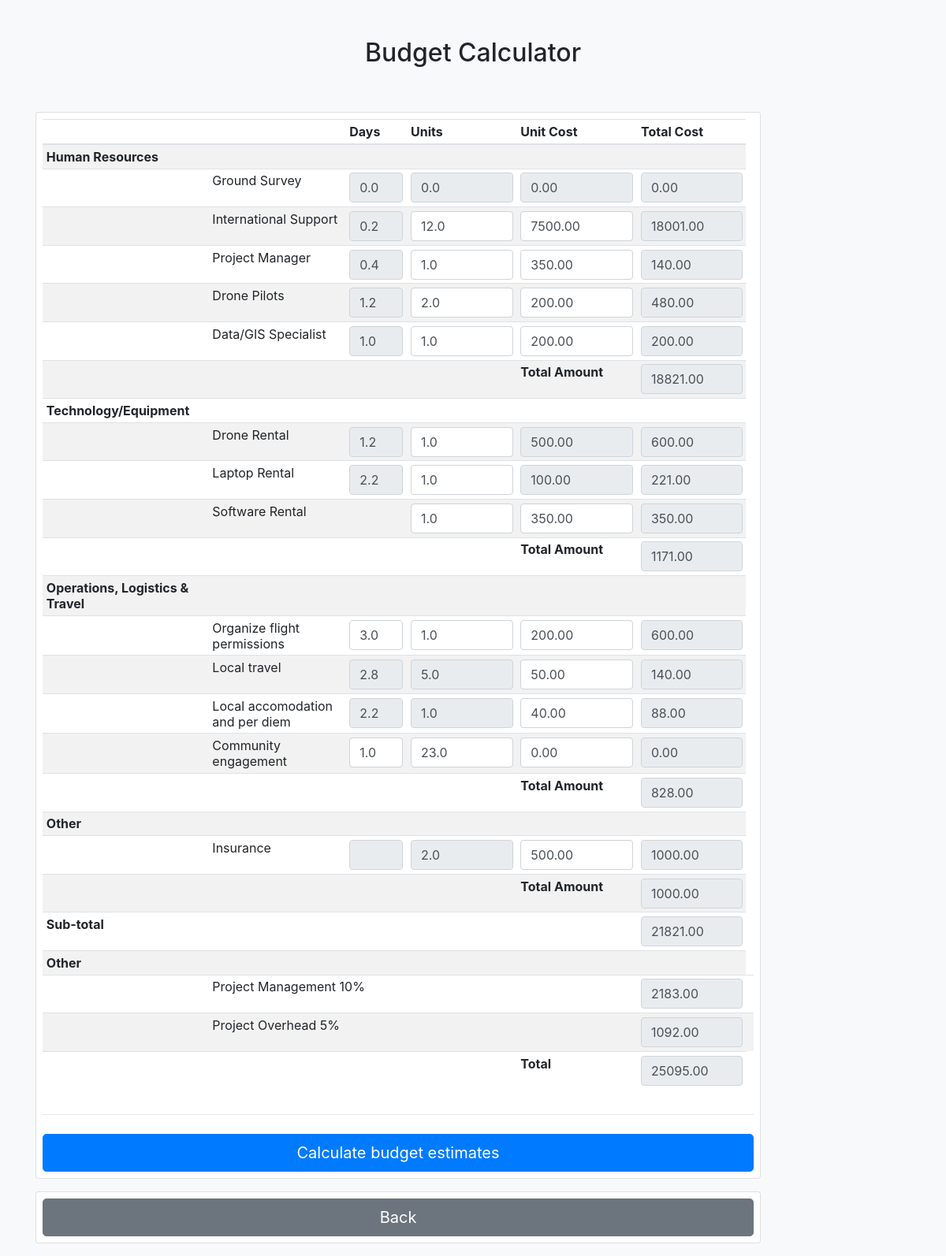
Before: /budget with the older database file.
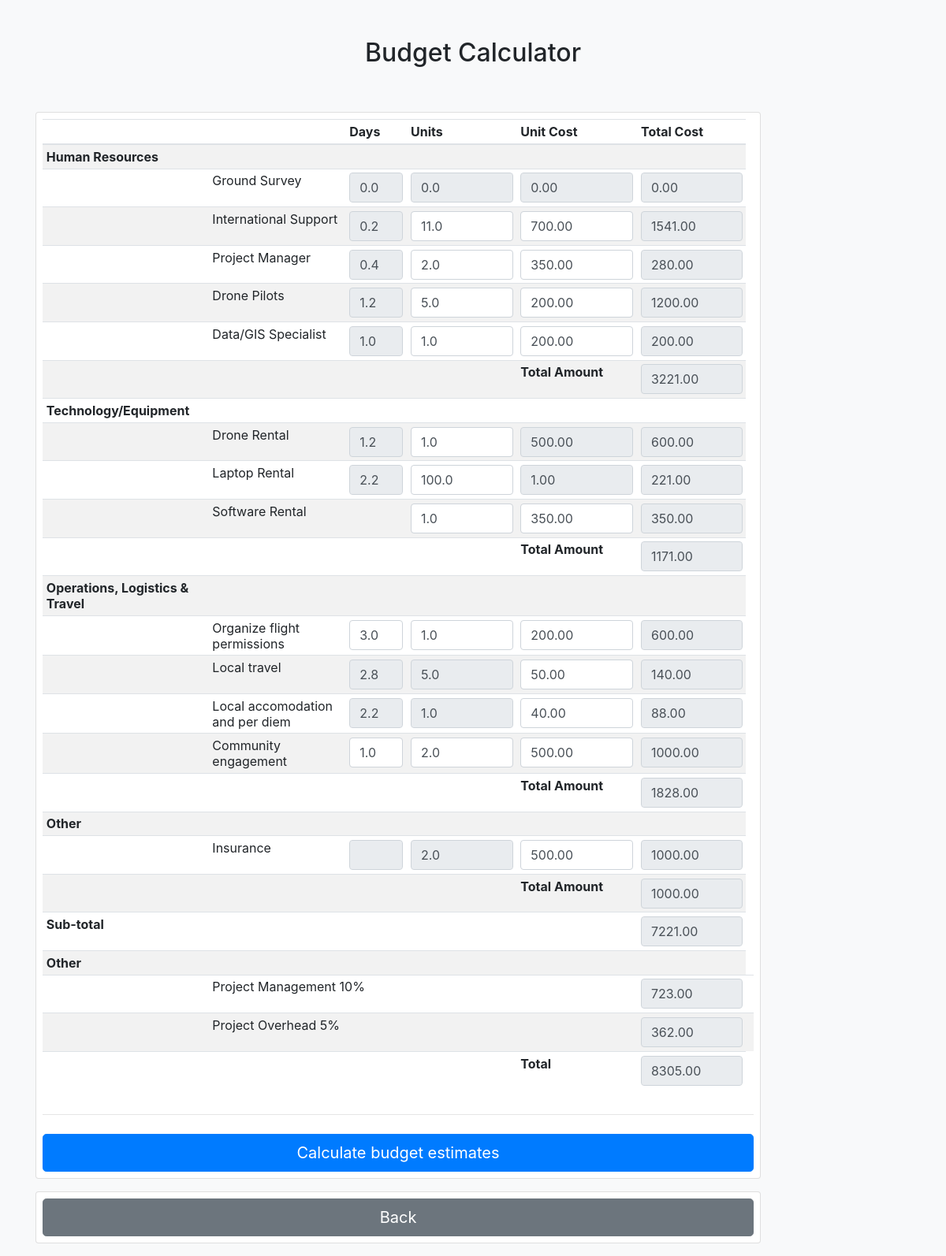
After: the same page with the newer database file.
### planner/models.py (models this page shows, shortened)
class BudgetItemCost(models.Model):
    budget_item = models.ForeignKey(BudgetItem, on_delete=models.CASCADE)
    days = models.FloatField(blank = True, null = True)
    unitCost = models.DecimalField(max_digits=10, decimal_places=2)
    units = models.FloatField(blank =True, null =True)
    totalCost = models.DecimalField(max_digits=10, decimal_places=2)

class DepartmentCost(models.Model):
    department = models.ForeignKey(Department, on_delete=models.CASCADE)
    total_Cost = models.DecimalField(max_digits=10, decimal_places=2)

class BudgetEstimate(models.Model):
    name = models.CharField(max_length=40)
    cost = models.DecimalField(max_digits=10, decimal_places=2)

class BudgetItem(models.Model):
    name = models.CharField(max_length=50)
    department = models.ForeignKey(Department, on_delete=models.CASCADE)

### planner/views.py (the view)
# urls.py: path('budget',views.budget_calc,name="budget"),
def budget_calc(request):
    if request.method == "POST":
        num_flights = request.POST["num_flights"]
        images_captured = request.POST["images_captured"]
        selected_drone_id = request.POST["selected_drone"]
        selected_drone = Drone.objects.get(id=selected_drone_id)
        print(selected_drone)
        print(images_captured)
        print(num_flights)
        budget_item_costs = BudgetItemCost.objects.all()
        department_costs = DepartmentCost.objects.all()
        budget_estimate = BudgetEstimate.objects.get(name='Total')
        budget_sub_total = BudgetEstimate.objects.get(name='SubTotal')
        cal = BudgetCalculations(num_flights, images_captured)
        cal.set_days()
        return render(
            request, "planner/budget.html"
            ,{
                "budget_item_costs": budget_item_costs,
                "department_costs": department_costs,
                "budget_estimate": budget_estimate,
                "budget_sub_total": budget_sub_total
        },)
    elif request.method == "GET":
        budget_item_costs = BudgetItemCost.objects.all()
        department_costs = DepartmentCost.objects.all()
        budget_estimate = BudgetEstimate.objects.get(name='Total')
        budget_sub_total = BudgetEstimate.objects.get(name='SubTotal')
        return render(request, "planner/budget.html"
        ,{
                "budget_item_costs": budget_item_costs,
                "department_costs": department_costs,
                "budget_estimate": budget_estimate,
                "budget_sub_total": budget_sub_total
        },)

### planner/templates/planner/budget.html (shortened to what the changed rows need)
<html>
<head>
  <link rel="stylesheet" href="https://stackpath.bootstrapcdn.com/bootstrap/4.5.0/css/bootstrap.min.css">
</head>
<body class="bg-light">
  <div class="container">
    <div class="py-5 text-center">
      <h2>Budget Calculator {{cost}} </h2>
    </div>
    <div class="row">
      <div class="col-md-10 order-md-1">
        <form action="{% url 'budget_adjustment'%}" class="card p-2 test" method="POST"> {% csrf_token %}
          <table class="table table-striped table-sm">
            <thead>
              <tr>
                <th scope="col"></th>
                <th scope="col"></th>
                <th scope="col">Days</th>
                <th scope="col">Units</th>
                <th scope="col">Unit Cost</th>
                <th scope="col">Total Cost</th>
              </tr>
            </thead>
            <tbody>
              <tr>
                <th>Human Resources</th>
              </tr>
              <tr>
                <th scope="row"></th>
              </tr>
              <tr>
                <th scope="row"></th>
                {% for budget_item_cost in budget_item_costs %}
                    {% if  budget_item_cost.budget_item.name == 'International support' %}
                <td><input type="number" class="form-control" min="0" name="international_days" max="100"  value ={{budget_item_cost.days}} readonly></td>
                <td><input type="number" class="form-control" min="0" name="international_unit" value ={{budget_item_cost.units}}></td>
                <td><input type="number" class="form-control" min="0" name="international_unit_cost" value ={{budget_item_cost.unitCost}}></td>
                <td><input type="number" class="form-control" min="0" name="international_total" readonly value ={{budget_item_cost.totalCost}}></td>
                  {% endif %}
                {% endfor %}
              </tr>
              <tr>
                <th scope="row"></th>
                {% for budget_item_cost in budget_item_costs %}
                {% if  budget_item_cost.budget_item.name == 'Project Manager' %}
                <td><input type="number" class="form-control" min="0" name="project_manager_days" max="100" readonly value={{budget_item_cost.days}}></td>
                <td><input type="number" class="form-control" min="0" name="project_manager_unit" value={{budget_item_cost.units}}></td>
                <td><input type="number" class="form-control" min="0" name="project_manager_unit_cost"  value={{budget_item_cost.unitCost}}></td>
                <td><input type="number" class="form-control" min="0" name="project_manager_total" readonly value={{budget_item_cost.totalCost}}></td>
                {% endif %}
                {% endfor %}
              </tr>
              <tr>
                <th scope="row"></th>
                {% for budget_item_cost in budget_item_costs %}
                {% if  budget_item_cost.budget_item.name == 'Drone Pilots' %}
                <td><input type="number" class="form-control" min="0" name="drone_p_days" max="100" readonly value ={{budget_item_cost.days}}></td>
                <td><input type="number" class="form-control" min="0" name="drone_p_unit" value ={{budget_item_cost.units}}></td>
                <td><input type="number" class="form-control" min="0" name="drone_p_unit_cost" value ={{budget_item_cost.unitCost}}></td>
                <td><input type="number" class="form-control" min="0" name="drone_p_total" readonly value ={{budget_item_cost.totalCost}}></td>
                {% endif %}
                {% endfor %}
              </tr>
              <tr>
                <th scope="row"></th>
              </tr>
              <tr>
                <th scope="row">Total Amount</th>
                {% for department_cost in department_costs %}
                {% if  department_cost.department.name == 'Human Resources' %}
                <td><input type="number" class="form-control" min="0" name="human_r_total" readonly value="{{department_cost.total_Cost}}"></td>
                {% endif %}
                {% endfor %}
              </tr>
              <tr>
                <th>Technology/Equipment</th>
              </tr>
              <tr>
                <th scope="row"></th>
              </tr>
              <tr>
                <th scope="row"></th>
                {% for budget_item_cost in budget_item_costs %}
                {% if  budget_item_cost.budget_item.name == 'Laptop Rental' %}
                <td><input type="number" class="form-control" min="0" name="laptop_r_days" max="100" readonly value ={{budget_item_cost.days}}></td>
                <td><input type="number" class="form-control" min="0" name="laptop_r_unit_cost" value ={{budget_item_cost.units}}></td>
                <td><input type="number" class="form-control" min="0" name="laptop_r_unit" readonly value ={{budget_item_cost.unitCost}}></td>
                <td><input type="number" class="form-control" min="0" name="laptop_r_total" readonly value ={{budget_item_cost.totalCost}}></td>
                {% endif %}
                {% endfor %}
              </tr>
              <tr>
                <th scope="row"></th>
              </tr>
              <tr>
                <th scope="row">Total Amount</th>
              </tr>
              <tr>
                <th>Operations, Logistics & Travel</th>
              </tr>
              <tr>
                <th scope="row"></th>
              </tr>
              <tr>
                <th scope="row"></th>
              </tr>
              <tr>
                <th scope="row"></th>
              </tr>
              <tr>
                <th scope="row"></th>
                {% for budget_item_cost in budget_item_costs %}
                {% if  budget_item_cost.budget_item.name == 'Community engagement' %}
                <td><input type="number" class="form-control" min="0" name="community_days" max="100" value ={{budget_item_cost.days}}></td>
                <td><input type="number" class="form-control" min="0" name="community_unit" value ={{budget_item_cost.units}}></td>
                <td><input type="number" class="form-control" min="0" name="community_unit_cost" value ={{budget_item_cost.unitCost}}></td>
                <td><input type="number" class="form-control" min="0" name="community_total" readonly value ={{budget_item_cost.totalCost}}></td>
                {% endif %}
                {% endfor %}
              </tr>
              <tr>
                <th scope="row">Total Amount</th>
                {% for department_cost in department_costs %}
                {% if  department_cost.department.name == 'Operations' %}
                <td><input type="number" class="form-control" min="0" name="operations_total" readonly value="{{department_cost.total_Cost}}"></td>
                {% endif %}
                {% endfor %}
              </tr>
              <tr>
              <th colspan='6'>Other</th>
              </tr>
              <tr>
                <th scope="row"></th>
              </tr>
              <tr>
                <th scope="row">Total Amount</th>
              </tr>
              <tr>
                <th colspan='5'>Sub-total</th>
                <td><input type="number" class="form-control" min="0" name="sub_total" value={{budget_sub_total.cost}} readonly></td>
              </tr>
              <tr>
                <th colspan='6'>Other</th>
              </tr>
              <tr>
                <th scope="row"></th>
                <td colspan='3'>Project Management 10%</td>
                {% for budget_item_cost in budget_item_costs %}
                {% if  budget_item_cost.budget_item.name == 'Project Management' %}
                <td><input type="number" class="form-control" min="0" name="project_m_unit_cost" readonly value ={{budget_item_cost.unitCost}} hidden></td>
                <td><input type="number" class="form-control" min="0" name="project_m_total" readonly value ={{budget_item_cost.totalCost}}></td>
                <td></td>
                {% endif %}
                {% endfor %}
              </tr>
              <tr>
                <th scope="row"></th>
                {% for budget_item_cost in budget_item_costs %}
                {% if  budget_item_cost.budget_item.name == 'Project Overhead' %}
                <td colspan='3'><input type="hidden" value={{budget_item_cost.budget_item.name}}/>{{budget_item_cost.budget_item.name}} 5%</td>
                <td><input type="number" class="form-control" min="0" name="project_o_unit_cost" readonly value ={{budget_item_cost.unitCost}} hidden></td>
                <td><input type="number" class="form-control" min="0" name="project_o_total" readonly value ={{budget_item_cost.totalCost}}></td>
                <td></td>
                {% endif %}
                {% endfor %}
              </tr>
              <tr>
                <th scope="row">Total</th>
                      <td><input type="number" class="form-control" min="0" name="total_overal" readonly value="{{budget_estimate.cost}}"></td>
              </tr>
            </tbody>
          </table>
        </form>
      </div>
    </div>
  </div>
</body>

Changed rows visible on the page:
changed BudgetItemCost (number 2 of 15 on the later page): international_unit "12.0" → "11.0"; international_unit_cost "7500.00" → "700.00"; international_total "18001.00" → "1541.00"
changed BudgetItemCost (number 3 of 15 on the later page): project_manager_unit "1.0" → "2.0"; project_manager_total "140.00" → "280.00"
changed BudgetItemCost (number 4 of 15 on the later page): drone_p_unit "2.0" → "5.0"; drone_p_total "480.00" → "1200.00"
changed DepartmentCost (number 1 of 4 on the later page): human_r_total "18821.00" → "3221.00"
changed BudgetItemCost (number 7 of 15 on the later page): laptop_r_unit_cost "1.0" → "100.0"; laptop_r_unit "100.00" → "1.00"
changed BudgetItemCost (number 12 of 15 on the later page): community_unit "23.0" → "2.0"; community_unit_cost "0.00" → "500.00"; community_total "0.00" → "1000.00"
changed DepartmentCost (number 3 of 4 on the later page): operations_total "828.00" → "1828.00"
changed BudgetEstimate (number 1 of 2 on the later page): sub_total "21821.00" → "7221.00"
changed BudgetItemCost (number 14 of 15 on the later page): project_m_total "2183.00" → "723.00"
changed BudgetItemCost "Project Overhead": project_o_total "1092.00" → "362.00"
changed BudgetEstimate (number 2 of 2 on the later page): total_overal "25095.00" → "8305.00"
